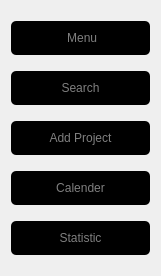
     <widget class="QWidget" name="verticalLayoutWidget">
      <property name="geometry">
       <rect>
        <x>10</x>
        <y>170</y>
        <width>161</width>
        <height>276</height>
       </rect>
      </property>
      <layout class="QVBoxLayout" name="sidebar1">
       <item>
        <widget class="QPushButton" name="retour_p">
         <property name="styleSheet">
          <string notr="true">QPushButton {
	background-color: #000000;
	    color: grey;
    padding: 10px 20px;
    border: none;
    border-radius: 5px;
    font-size: 12px;
 font-family: &quot;Berlin Sans FB&quot;, sans-serif; 
}

QPushButton:hover {
 	color:white;	
	background:#1F1F1F;

}

QPushButton:pressed {
background-color: #2f2f2f;
 	color:white;	
}</string>
         </property>
         <property name="text">
          <string> Menu</string>
         </property>
         <property name="icon">
          <iconset resource="ressources.qrc">
           <normaloff>:/new/prefix1/icon/accueil.png</normaloff>:/new/prefix1/icon/accueil.png</iconset>
         </property>
         <property name="iconSize">
          <size>
           <width>20</width>
           <height>30</height>
          </size>
         </property>
        </widget>
       </item>
       <item>
        <widget class="QPushButton" name="list_proj">
         <property name="styleSheet">
          <string notr="true">QPushButton {
	background-color: #000000;
	    color: grey;
    padding: 10px 20px;
    border: none;
    border-radius: 5px;
    font-size: 12px;
 font-family: &quot;Berlin Sans FB&quot;, sans-serif; 
}

QPushButton:hover {
 	color:white;	
	background:#1F1F1F;

}

QPushButton:pressed {
background-color: #2f2f2f;
 	color:white;	
}</string>
         </property>
         <property name="text">
          <string>Search</string>
         </property>
         <property name="icon">
          <iconset resource="ressources.qrc">
           <normaloff>:/new/prefix1/icon/seo.png</normaloff>:/new/prefix1/icon/seo.png</iconset>
         </property>
         <property name="iconSize">
          <size>
           <width>30</width>
           <height>30</height>
          </size>
         </property>
        </widget>
       </item>
       <item>
        <widget class="QPushButton" name="ajout_proj">
         <property name="styleSheet">
          <string notr="true">QPushButton {
	background-color: #000000;
	    color: grey;
    padding: 10px 20px;
    border: none;
    border-radius: 5px;
    font-size: 12px;
 font-family: &quot;Berlin Sans FB&quot;, sans-serif; 
}

QPushButton:hover {
 	color:white;	
	background:#1F1F1F;

}

QPushButton:pressed {
background-color: #2f2f2f;
 	color:white;	
}</string>
         </property>
         <property name="text">
          <string>Add Project</string>
         </property>
         <property name="icon">
          <iconset resource="ressources.qrc">
           <normaloff>:/new/prefix1/icon/ajouter (2).png</normaloff>:/new/prefix1/icon/ajouter (2).png</iconset>
         </property>
         <property name="iconSize">
          <size>
           <width>30</width>
           <height>30</height>
          </size>
         </property>
        </widget>
       </item>
       <item>
        <widget class="QPushButton" name="calendrier_proj">
         <property name="styleSheet">
          <string notr="true">QPushButton {
	background-color: #000000;
	    color: grey;
    padding: 10px 20px;
    border: none;
    border-radius: 5px;
    font-size: 12px;
 font-family: &quot;Berlin Sans FB&quot;, sans-serif; 
}

QPushButton:hover {
 	color:white;	
	background:#1F1F1F;

}

QPushButton:pressed {
background-color: #2f2f2f;
 	color:white;	
}</string>
         </property>
         <property name="text">
          <string>Calender</string>
         </property>
         <property name="icon">
          <iconset resource="ressources.qrc">
           <normaloff>:/new/prefix1/icon/calendrier.png</normaloff>:/new/prefix1/icon/calendrier.png</iconset>
         </property>
         <property name="iconSize">
          <size>
           <width>30</width>
           <height>30</height>
          </size>
         </property>
        </widget>
       </item>
       <item>
        <widget class="QPushButton" name="stat_projet">
         <property name="styleSheet">
          <string notr="true">QPushButton {
	background-color: #000000;
	    color: grey;
    padding: 10px 20px;
    border: none;
    border-radius: 5px;
    font-size: 12px;
 font-family: &quot;Berlin Sans FB&quot;, sans-serif; 
}

QPushButton:hover {
 	color:white;	
	background:#1F1F1F;

}

QPushButton:pressed {
background-color: #2f2f2f;
 	color:white;	
}</string>
         </property>
         <property name="text">
          <string>Statistic</string>
         </property>
         <property name="icon">
          <iconset resource="ressources.qrc">
           <normaloff>:/new/prefix1/icon/statistiques.png</normaloff>:/new/prefix1/icon/statistiques.png</iconset>
         </property>
         <property name="iconSize">
          <size>
           <width>30</width>
           <height>30</height>
          </size>
         </property>
        </widget>
       </item>
      </layout>
     </widget>
